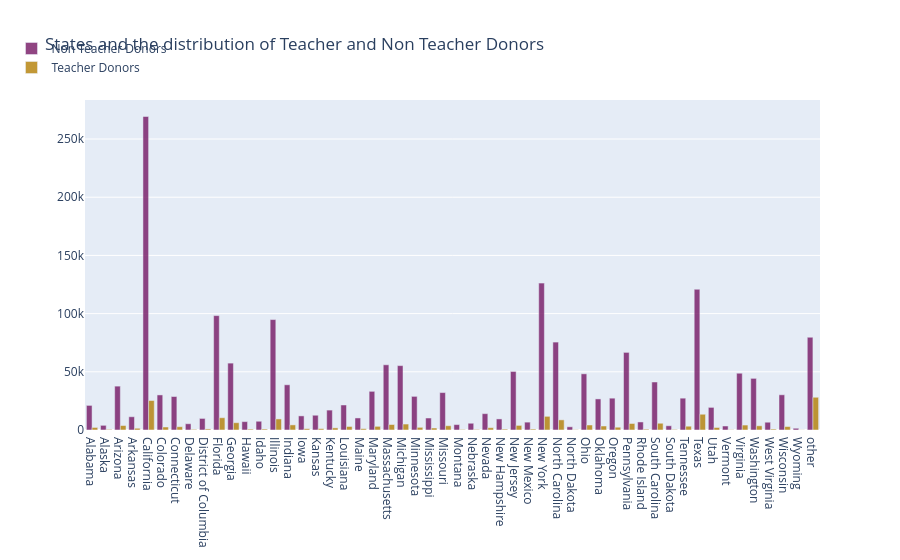

The cell this chart's notebook holds for it:
### Markdown cell above
**Conclusión**  
> - California, con casi 300,000 donantes, es el estado con mayor número de donantes. San Franscisco y Los Angles son las principales ciudades de donantes en San Francisco. California también es el estado con mayor número de proyectos y escuelas. 
> - NewYork, Texas y Florida son los otros estados con mayor número de donantes, con aproximadamente 137K, 134K y 108K donantes. Sus principales ciudades incluyen NYC, Miami, Tampa, Houstan y Dallas. 
> - North Dakota, South Dakota, Vermont y Wyoming son los estados con menor número de donantes. Hay una entrada llamada "others" en los datos de estados, que probablemente indica donantes de otros países.   
> - Entre las ciudades, las tres principales son: Chicago (35K donantes), New York (27K) y Brooklyn (22K), que tienen el mayor número de donantes frente a cualquier otra ciudad. Las siguientes dos ciudades son de California, el estado con más donantes: Los Angeles y San Francisco, con aproximadamente 18K y 16K donantes. 

<a id="2.4"></a>
## 2.4 Donantes maestros y no maestros en los estados

### Code cell
# which city and state has maximum teacher donors
tempdf = donors_df.groupby(['Donor State', 'Donor Is Teacher']).agg({'Donor Is Teacher' : 'count' }).rename(columns={'Donor Is Teacher' : 'Teacher Donor Counts'}).reset_index()

no_df = tempdf[tempdf['Donor Is Teacher']=='No']
no_x = no_df['Donor State']
no_y = no_df['Teacher Donor Counts']
yes_df = tempdf[tempdf['Donor Is Teacher']=='Yes']
yes_x = yes_df['Donor State']
yes_y = yes_df['Teacher Donor Counts']

trace1 = go.Bar(
    x=no_x,
    y=no_y,
    name='Non Teacher Donors',
    marker=dict(color="#751764"),
    opacity=0.8
)
trace2 = go.Bar(
    x=yes_x,
    y=yes_y,
    name='Teacher Donors',
    marker=dict(color="#b37f05"),
    opacity=0.8
)

data = [trace1, trace2]
layout = go.Layout(
    barmode='group',
    legend=dict(dict(x=-.1, y=1.2)),
    title = 'States and the distribution of Teacher and Non Teacher Donors',
)

fig = go.Figure(data=data, layout=layout)
iplot(fig, filename='grouped-bar')

### Figure 1 — Plotly figure (JSON) as saved in the notebook; plotly's stock layout.template omitted (floating-point values rounded to 4 significant figures)
{"data": [{"marker": {"color": "#751764"}, "name": "Non Teacher Donors", "opacity": 0.8, "type": "bar", "x": ["Alabama", "Alaska", "Arizona", "Arkansas", "California", "Colorado", "Connecticut", "Delaware", "District of Columbia", "Florida", "Georgia", "Hawaii", "Idaho", "Illinois", "Indiana", "Iowa", "Kansas", "Kentucky", "Louisiana", "Maine", "Maryland", "Massachusetts", "Michigan", "Minnesota", "Mississippi", "Missouri", "Montana", "Nebraska", "Nevada", "New Hampshire", "New Jersey", "New Mexico", "New York", "North Carolina", "North Dakota", "Ohio", "Oklahoma", "Oregon", "Pennsylvania", "Rhode Island", "South Carolina", "South Dakota", "Tennessee", "Texas", "Utah", "Vermont", "Virginia", "Washington", "West Virginia", "Wisconsin", "Wyoming", "other"], "y": [21124, 4006, 37690, 11383, 269366, 30132, 28773, 5379, 9940, 98281, 57461, 7201, 7509, 94882, 38847, 12121, 12680, 17105, 21486, 10349, 33230, 56017, 55318, 28893, 10294, 32150, 4641, 5804, 14037, 9514, 50303, 6758, 126213, 75546, 2752, 48271, 26707, 27347, 66685, 6912, 41245, 3633, 27350, 120909, 19431, 3423, 48775, 44358, 6681, 30253, 1505, 79685]}, {"marker": {"color": "#b37f05"}, "name": "Teacher Donors", "opacity": 0.8, "type": "bar", "x": ["Alabama", "Alaska", "Arizona", "Arkansas", "California", "Colorado", "Connecticut", "Delaware", "District of Columbia", "Florida", "Georgia", "Hawaii", "Idaho", "Illinois", "Indiana", "Iowa", "Kansas", "Kentucky", "Louisiana", "Maine", "Maryland", "Massachusetts", "Michigan", "Minnesota", "Mississippi", "Missouri", "Montana", "Nebraska", "Nevada", "New Hampshire", "New Jersey", "New Mexico", "New York", "North Carolina", "North Dakota", "Ohio", "Oklahoma", "Oregon", "Pennsylvania", "Rhode Island", "South Carolina", "South Dakota", "Tennessee", "Texas", "Utah", "Vermont", "Virginia", "Washington", "West Virginia", "Wisconsin", "Wyoming", "other"], "y": [2188, 513, 3839, 1484, 25329, 2572, 2831, 527, 922, 10547, 6270, 766, 821, 9499, 4390, 1117, 1157, 1824, 3033, 1137, 3145, 4713, 5117, 2290, 1703, 3670, 447, 468, 1977, 745, 3963, 818, 11744, 8704, 260, 4300, 3426, 2396, 5595, 698, 5798, 451, 3254, 13540, 2158, 254, 4247, 3605, 816, 2964, 129, 28124]}], "layout": {"barmode": "group", "legend": {"x": -0.1, "y": 1.2}, "title": {"text": "States and the distribution of Teacher and Non Teacher Donors"}}}
